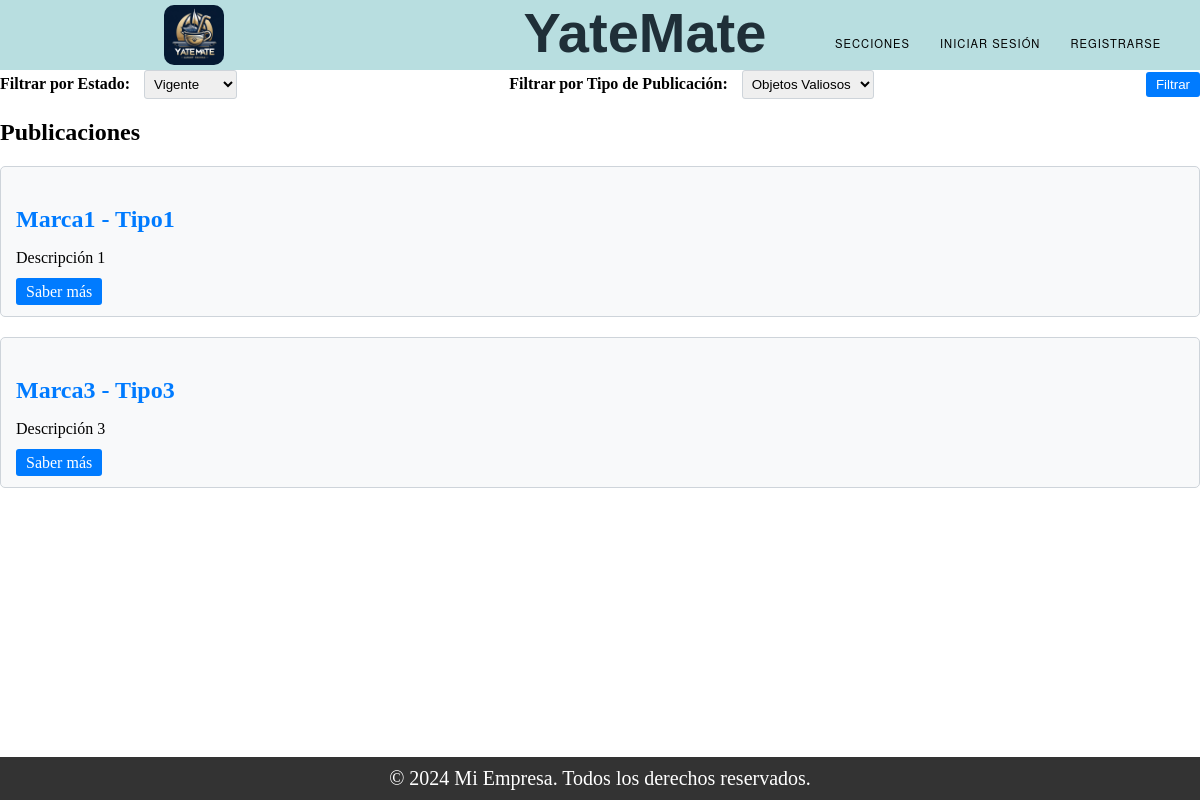
The app's page /list/, older data.
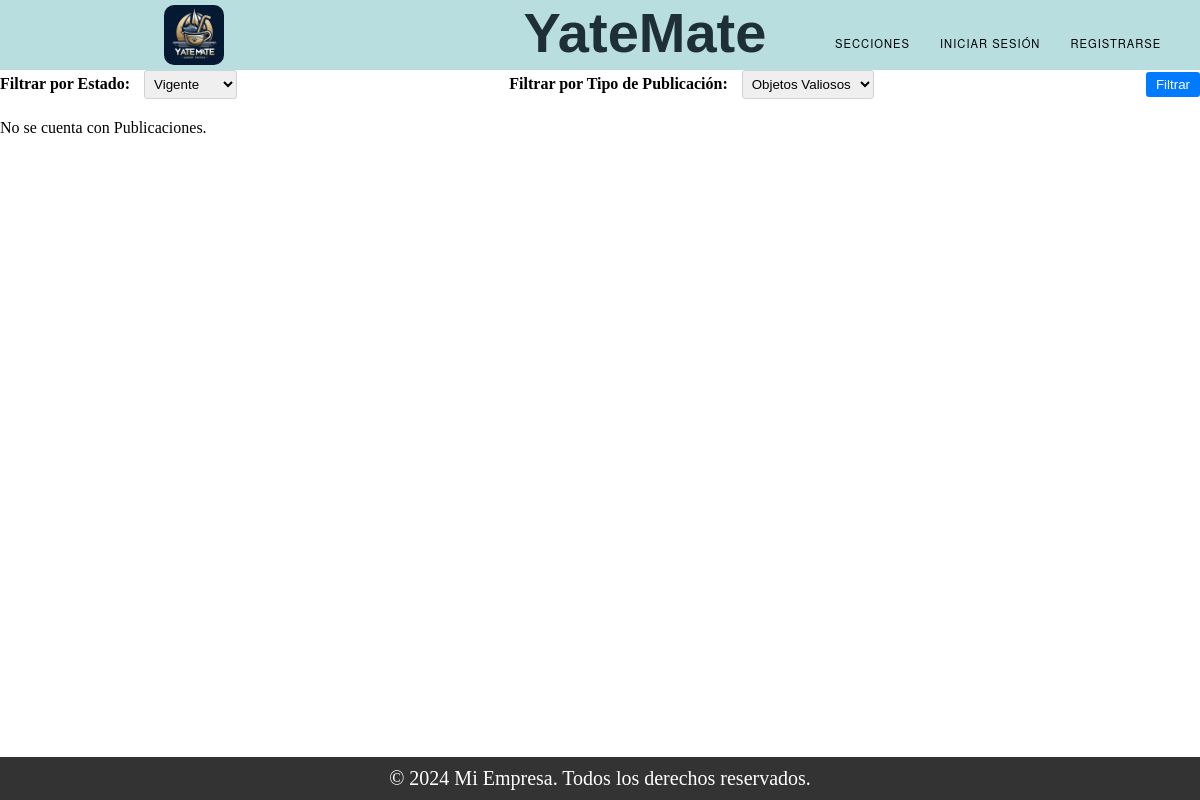
The same page, newer data.
### Trueque/models.py (models this page shows, shortened)
class Publicacion_ObjetoValioso(models.Model):
    ESTADO_CHOICES = (
        ('Vigente', 'Vigente'),
        ('Proceso', 'Proceso'),
        ('Finalizado', 'Finalizado'),
    )
    tipo = models.CharField(max_length=100)
    marca = models.CharField(max_length=100)
    descripcion = models.TextField()
    estado = models.CharField(max_length=50)
    dueño = models.ForeignKey(User, on_delete=models.SET_NULL, null=True)
    foto = models.ImageField(upload_to='img_pu/')

### Trueque/views.py (the view)
# urls.py: path("list/", views.list, name="list"),
def list(request):
    objetos_valiosos = Publicacion_ObjetoValioso.objects.all()
    embarcaciones = Publicacion_Embarcacion.objects.all()
    tipo_filtro = request.GET.get('tipo','objetos valiosos')  # Valor por defecto 'objetos valiosos'
    estado_filtro = request.GET.get('estado','Vigente')  # Valor por defecto 'Vigente'
    if tipo_filtro == " ":
        tipo_filtro = 'objetos valiosos'
    if estado_filtro == " ":
          estado_filtro = 'Vigente'
    if tipo_filtro == 'objetos valiosos':
        objetos = objetos_valiosos.filter(estado=estado_filtro)
    elif tipo_filtro == 'embarcaciones':
        objetos = embarcaciones.filter(estado=estado_filtro)
    tipo_objetos = 'Objetos Valiosos' if tipo_filtro == 'objetos valiosos' else 'Embarcaciones'
    return render(request, 'list.html', {
        'objetos': objetos,
        'tipo_objetos': tipo_objetos,
    })

### Trueque/templates/list.html (shortened to what this page needs)
{% extends "base.html" %}
{% block content %}
<form class="filter-form" method="GET" action="">
    <div>
        <label for="estado">Filtrar por Estado:</label>
        <select name="estado" id="estado">
            <option value="Vigente">Vigente</option>
        </select>
    </div>
    <div>
        <label for="tipo">Filtrar por Tipo de Publicación:</label>
        <select name="tipo" id="tipo">
            <option value="objetos valiosos">Objetos Valiosos</option>
        </select>
    </div>
    <button type="submit">Filtrar</button>
</form>
{% if objetos %}
    <h2>Publicaciones</h2>
    {% for objeto in objetos %}
        <div class="card">
            <h3 class="card-title">
                {% if objeto.embarcacion.nombre_fantasia %}
                    {{ objeto.embarcacion.nombre_fantasia }}
                {% else %}
                    {{ objeto.marca }}
                {% endif %}
                {% if objeto.embarcacion.tipo%}
                    - {{ objeto.embarcacion.tipo }}
                {% else %}
                    - {{ objeto.tipo }}
                {% endif %}
            </h3>
            <p>{{ objeto.descripcion|truncatechars:70 }}</p>
            <a href="{% url 'saber_mas' id=objeto.id tipo_objetos=tipo_objetos %}" class="btn btn-card">Saber más</a>
        </div>
    {% endfor %}
{% else %}
    <p>No se cuenta con Publicaciones.</p>
{% endif %}
{% endblock %}

### templates/base.html (shortened to what this page needs)
<!DOCTYPE html>
<html lang="es">
<head>
<link rel="stylesheet" href="styles.css">
</head>
<body>
{% include "partials/header.html" %}
{% block content %}{% endblock %}
{% include "partials/footer.html" %}
</body>
</html>

### templates/partials/header.html (shortened to what this page needs)
{% load static %}
<!DOCTYPE html>
<html lang="es">
<head>
<link rel="stylesheet" type="text/css" href="{% static 'css/styles.css' %}">
</head>
<body>
<header class="header1">
  <div class="navegacion">
    <div id="box-img">
      <img src="{% static 'img/iconY.jpg' %}" alt="Logo">
    </div>
    <div class="titulo-cli">
      <h1>YateMate</h1>
    </div>
    <nav id="menu">
      <div id="div-nav">
        <ul>
          <li>
            <a href="#">Secciones</a>
          </li>
          {% if request.session.user_id %}
            <li><a href="http://127.0.0.1:8000/login/logout">Cerrar sesión</a></li>
          {% else %}
            <li><a href="http://127.0.0.1:8000/login/">Iniciar sesión</a></li>
            <li><a href="http://127.0.0.1:8000/register/">Registrarse</a></li>
          {% endif %}
        </ul>
      </div>
    </nav>
  </div>
</header>
</body>
</html>

### templates/partials/footer.html (shortened to what this page needs)
<!DOCTYPE html>
<html lang="es">
<head>
</head>
<body>
<footer>
  <div class="container">
    <p>&copy; 2024 Mi Empresa. Todos los derechos reservados.</p>
  </div>
</footer>
</body>
</html>

### static/css/styles.css (style rules this page uses)
body { margin: 0; padding: 0; }
.header1 { background-color: #b8dee0; width: 100%; height:70px; }
.navegacion { display: flex; align-items: flex-start; justify-content: flex-start; }
.titulo-cli { display: flex; align-items: flex-start; justify-content: flex-start; margin-left:140px; }
.titulo-cli h1 { font-family: 'Alumni Sans Pinstripe', sans-serif; font-size: 3.5rem; font-weight: 800; margin: 0 ; color: #1f2f38; }
#menu { display: flex; align-items: center; flex-direction: row; margin-top: 20px; width: 100%; height: 100%; margin-left: 50px; justify-content: center; }
#menu ul { list-style:none; margin:0; padding:0; }
#menu ul li { background-color:#b8dee0;; }
#menu ul a { display:block; color:black; text-decoration:none; font-weight:400; font-size:0.7rem; padding:6px; font-family:"HelveticaNeue", "Helvetica Neue", Helvetica, Arial, sans-serif; text-transform:uppercase; letter-spacing:1px; }
#menu ul li { position:relative; float:left; margin:0; padding:0; }
#box-img { display: flex; width: 100%; height: 100%; align-items: center; justify-content: center; }
#box-img img { width: 60px; height: 60px; border-radius: 10px; margin-left: 5px; margin-top: 4px; }
ul { list-style: none; }
li { list-style: none; }
.container { display: flex; width: 100%; height: 100%; align-items:center; justify-content: center; margin-top: 100px; margin-bottom: 100px; }

### templates/partials/header.html (style rules this page uses)
.header1 { position: relative; z-index: 1000; }
.navegacion { display: flex; justify-content: space-between; align-items: center; }
#menu { position: relative; }
#menu ul { list-style: none; padding: 0; margin: 0; }
#menu ul li { position: relative; display: inline-block; margin-right: 10px; }
#menu ul li a { text-decoration: none; padding: 10px; display: block; }

### Trueque/templates/list.html (style rules this page uses)
.filter-form { margin-bottom: 20px; display: flex; justify-content: space-between; align-items: center; }
.filter-form label { margin-right: 10px; font-weight: bold; }
.filter-form select { padding: 5px; border-radius: 3px; border: 1px solid #ced4da; }
.filter-form button { background-color: #007bff; color: #fff; padding: 5px 10px; border: none; border-radius: 3px; cursor: pointer; }

### templates/partials/footer.html (style rules this page uses)
footer { background-color: #333; color: #fff; padding: 10px 0; text-align: center; position: fixed; bottom: 0; width: 100%; }
.container { padding: 0; margin: 0; }
footer p { margin: 0; font-size: 20px; }

Row changes from the older to the newer data that the page shows:
removed Publicacion_ObjetoValioso: marca "Marca1", tipo "Tipo1", descripcion "Descripción 1"
removed Publicacion_ObjetoValioso: marca "Marca3", tipo "Tipo3", descripcion "Descripción 3"
Text that changed along with them:
text no longer shown: "Publicaciones"
text now shown: "No se cuenta con Publicaciones."
